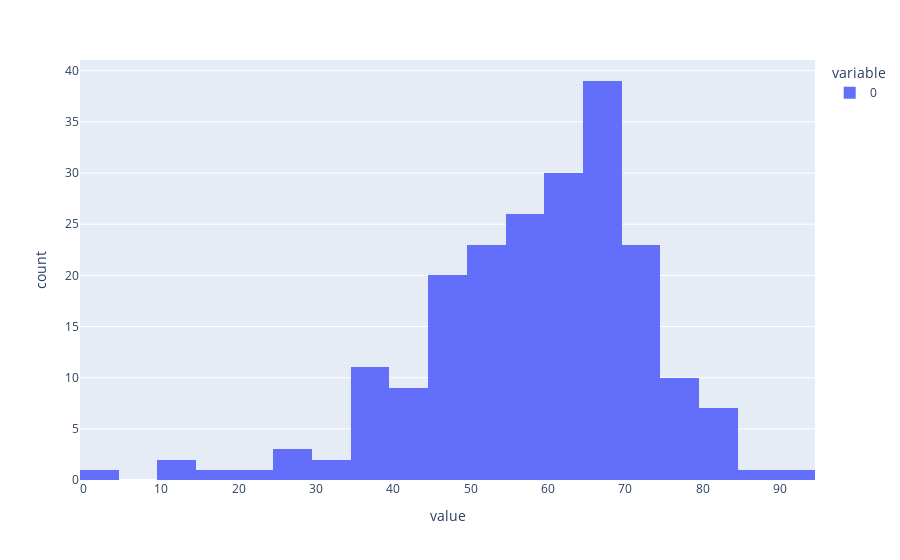

Here is the notebook cell this chart was saved with:
### Code cell
from smart_broker_api import data_api
from smart_broker_api import statistics_api
from smart_broker_api import visualization_api
import plotly.graph_objects as go

list_id_dataset = ["c75f663e-d9ee-4f1c-9458-79e92d1c126a"]
tabular_dataset_id = data_api.read_dataset_csvv1(session, list_id_dataset)
data_frame_id = data_api.data_frame_tabular_select_data_frame(session, tabular_dataset_id, "data_frame_0")
print(data_frame_id)
series_1_id = data_api.data_frame_select_series(session, data_frame_id, "age_at_nephrectomy")


dict_of_fig = visualization_api.histogram(session, series_1_id, 20)
fig = go.Figure(dict_of_fig["figure"])
fig.show()

### Figure 1 — Plotly figure (JSON) as saved in the notebook; plotly's stock layout.template omitted (floating-point values rounded to 4 significant figures; data arrays with more than 128 entries replaced by an {"elided": "..."} marker saying what was removed)
{"data": [{"alignmentgroup": "True", "bingroup": "x", "hovertemplate": "variable=0<br>value=%{x}<br>count=%{y}<extra></extra>", "legendgroup": "0", "marker": {"color": "#636efa", "pattern": {"shape": ""}}, "name": "0", "nbinsx": 20, "offsetgroup": "0", "orientation": "v", "showlegend": true, "type": "histogram", "x": {"elided": "210 int values"}, "xaxis": "x", "yaxis": "y"}], "layout": {"barmode": "relative", "legend": {"title": {"text": "variable"}, "tracegroupgap": 0}, "margin": {"t": 60}, "xaxis": {"anchor": "y", "domain": [0, 1], "title": {"text": "value"}}, "yaxis": {"anchor": "x", "domain": [0, 1], "title": {"text": "count"}}}}
